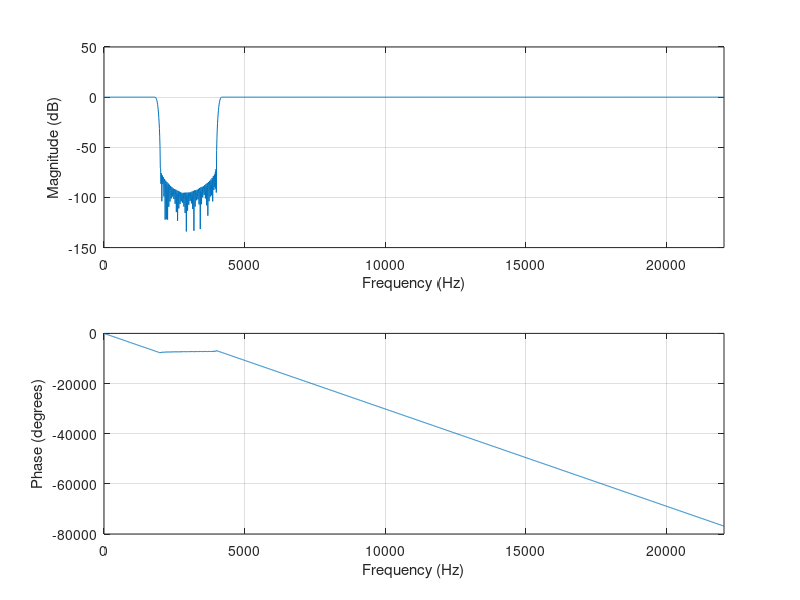

Write the MATLAB code that produced this figure.
close all;
fn=44100/2;
h=firls(950,[0/fn 1800/fn 2000/fn 4000/fn 4200/fn 1],[1 1 0 0 1 1]);
figure(3); 
freqz(h,1,1024,fn*2);